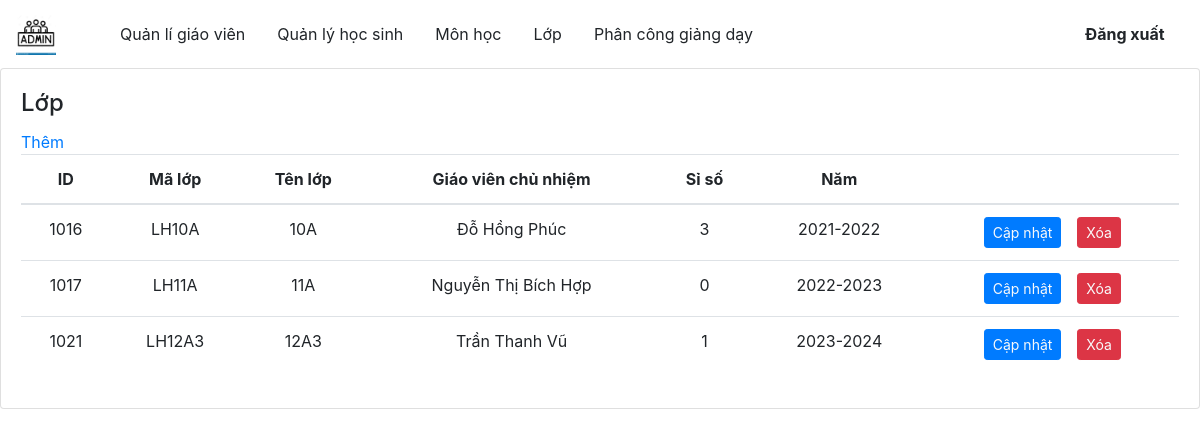
Screenshot of /admin/Lop with the database file from the repository.
### tables this page shows
CREATE TABLE `lop` (
  `id_lop` int(11) NOT NULL,
  `malop` varchar(11) NOT NULL,
  `tenlop` varchar(30) DEFAULT NULL,
  `siso` int(11) DEFAULT NULL,
  `id_msgv` int(11) DEFAULT NULL,
  `id_nam` int(11) DEFAULT NULL
);

CREATE TABLE `giaovien` (
  `id_giaovien` int(11) NOT NULL,
  `msgv` varchar(11) NOT NULL,
  `tengv` varchar(30) DEFAULT NULL,
  `namsinh` date NOT NULL,
  `gioitinh` varchar(30) NOT NULL,
  `diachi` varchar(30) NOT NULL,
  `id_monhoc` int(11) DEFAULT NULL
);

CREATE TABLE `nam` (
  `id_nam` int(11) NOT NULL,
  `nam` varchar(20) NOT NULL
);

### admin/Controllers/Lop.php (called while the page is built, shortened)
<?php
    require_once'./Models/Lop.php';
    class Lop{
        function index(){
           $datalop =  new LopModel();
           $r = $datalop->getLop();
           require_once'./Views/Lop.php';
        }
    }
?>

### admin/index.php (called while the page is built, shortened)
<?php
    $app =new App();
?>

### admin/Models/Connect.php (called while the page is built)
<?php
    class Connect{
        var $db=null;
        public function __construct(){
            $dsn='mysql:host=localhost;dbname=hocba';
            $user='root';
            $pass= "";
            try {
                $this->db=new PDO($dsn,$user,$pass,array(PDO::MYSQL_ATTR_INIT_COMMAND=>"SET NAMES utf8"));
            } catch (PDOException $e) {
                echo $e->getMessage();
                exit();
            }
        }
        function exutedQuery($sql){
            try{
                $results=$this->db->prepare($sql);
                return $results;
            }
            catch (PDOException $e) {
                echo $e->getMessage();
                 echo "Ko thành công";
                exit();
            }
        }
    }
?>

### admin/Models/Lop.php (called while the page is built, shortened)
<?php
     require_once'Connect.php';
     class LopModel{
        function getLop(){
            $db= new Connect();
            $sql = "select lop.id_lop,nam.nam,lop.malop,lop.tenlop,giaovien.tengv,siso,lop.id_nam
            from lop left join giaovien on lop.id_msgv=giaovien.id_giaovien left join
            nam on lop.id_nam=nam.id_nam
            order by tenlop ";
            $results= $db->exutedQuery($sql);
            $results->execute();
            return $results;
        }
     }
?>

### admin/Views/Lop.php (the view)
<!DOCTYPE html>
<html lang="en">
<?php  include'link.php'; ?>
<body>
    <div class="container-scroller">
        <?php  include'menu.php'; ?>
        <div class="main-panel">
            <div class="row ">
                 <div class="col-lg-12 grid-margin stretch-card">
                    <div class="card">
                        <div class="card-body">
                        <h4 class="card-title">Lớp</h4>
                        <a href="http://localhost/PHP/project/hocba/admin/Lop/add"class="card-description">Thêm</a>
                        <table class="table">
                        <thead>
                                <tr class="text-center">
                                    <th  style="font-weight: bold;"> ID </th>
                                    <th  style="font-weight: bold;"> Mã lớp </th>
                                    <th style="font-weight: bold;"> Tên lớp </th>
                                    <th  style="font-weight: bold;"> Giáo viên chủ nhiệm </th>
                                    <th style="font-weight: bold;"> Sỉ số </th>
                                    <th style="font-weight: bold;"> Năm  </th>
                                    <th> </th>
                                </tr>
                        </thead>
                        <tbody>
                            <?php
                            while($row = $r->fetch()):
                            ?>
                             <tr class="text-center">
                                 <td> <?php echo $row['id_lop'] ;?> </td>
                                    <td> <?php echo $row['malop'] ;?> </td>
                                    <td>  <?php echo $row['tenlop'] ;?> </td>
                                    <td> <?php echo $row['tengv'] ;?></td>
                                    <td>  <?php echo $row['siso'] ;?></td>
                                    <td>   <?php echo $row['nam'] ; ?></td>
                                    <td>
                                        <?php
                                            echo "<button type='button' class='btn btn-primary btn-sm'>
                                            <a class='text-light' href='Lop/edit/".$row['id_lop']."/".$row['id_nam']."'> Cập nhật </a> </button>";
                                            echo "<button type='button' class='btn btn-danger btn-sm ml-3'>
                                            <a class='text-light' href='Lop/delete/".$row['id_lop']."'>Xóa </a> </button>";
                                        ?>
                                    </td>
                                </tr>
                                <?php
                                endwhile;
                                ?>
                        </tbody>
                        </table>
                        </div>
                    </div>
                 </div>
            </div>
        </div>
    </div>
</body>
</html>

### rows the page displays
lop: id_lop "1016", malop "LH10A", tenlop "10A", id_msgv.tengv "Đỗ Hồng Phúc", siso "3", id_nam.nam "2021-2022"
lop: id_lop "1017", malop "LH11A", tenlop "11A", id_msgv.tengv "Nguyễn Thị Bích Hợp", siso "0", id_nam.nam "2022-2023"
lop: id_lop "1021", malop "LH12A3", tenlop "12A3", id_msgv.tengv "Trần Thanh Vũ", siso "1", id_nam.nam "2023-2024"
